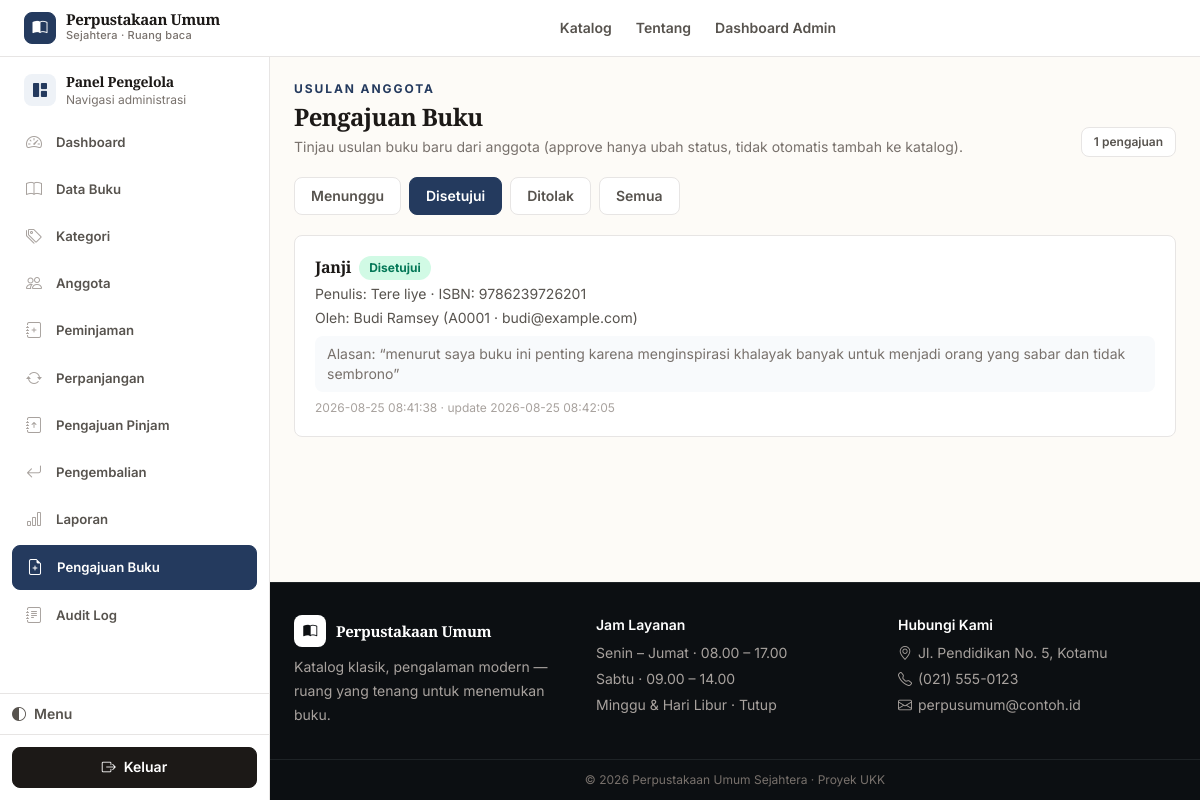
/admin/pengajuan/index.php?status=disetujui (signed in), run on the app's committed database.
### tables this page shows
CREATE TABLE `pengajuan_buku` (
  `id` int NOT NULL,
  `anggota_id` int NOT NULL,
  `judul` varchar(200) NOT NULL,
  `penulis` varchar(150) NOT NULL,
  `isbn` varchar(30) DEFAULT NULL,
  `alasan` varchar(500) NOT NULL,
  `status` enum('menunggu','disetujui','ditolak') NOT NULL DEFAULT 'menunggu',
  `catatan_admin` varchar(500) DEFAULT NULL,
  `created_at` timestamp NOT NULL DEFAULT CURRENT_TIMESTAMP,
  `updated_at` timestamp NOT NULL DEFAULT CURRENT_TIMESTAMP ON UPDATE CURRENT_TIMESTAMP
);

CREATE TABLE `anggota` (
  `id_anggota` int NOT NULL,
  `nomor_anggota` varchar(20) NOT NULL,
  `nama` varchar(150) NOT NULL,
  `email` varchar(150) NOT NULL,
  `password` varchar(255) NOT NULL,
  `no_hp` varchar(20) DEFAULT NULL,
  `alamat` varchar(255) DEFAULT NULL,
  `foto` varchar(255) DEFAULT NULL,
  `reset_token` varchar(64) DEFAULT NULL,
  `reset_expiry` datetime DEFAULT NULL,
  `status` enum('aktif','nonaktif') NOT NULL DEFAULT 'aktif',
  `created_at` timestamp NOT NULL DEFAULT CURRENT_TIMESTAMP
);

### includes/functions.php (called while the page is built, shortened)
<?php
function e($string) {
    return htmlspecialchars($string ?? '', ENT_QUOTES, 'UTF-8');
}

### admin/pengajuan/index.php (the view, shortened to what this page needs)
<?php
require_once __DIR__ . '/../../config/bootstrap.php';
$filter = $_GET['status'] ?? 'menunggu';
$halaman = isset($_GET['halaman']) ? max(1, (int)$_GET['halaman']) : 1;
$per_halaman = 15;
$offset = ($halaman - 1) * $per_halaman;
$where = '';
$params = [];
if ($filter !== 'semua') {
    $where = 'WHERE p.status = :status';
    $params[':status'] = $filter;
}
$total = 0;
$daftar = [];
try {
    $stmt = $pdo->prepare("SELECT COUNT(*) FROM pengajuan_buku p $where");
    $stmt->execute($params);
    $total = (int)$stmt->fetchColumn();
    $sql = "SELECT p.*, a.nama AS nama_anggota, a.nomor_anggota, a.email FROM pengajuan_buku p JOIN anggota a ON a.id_anggota = p.anggota_id $where ORDER BY CASE WHEN p.status='menunggu' THEN 0 ELSE 1 END, p.created_at DESC LIMIT :limit OFFSET :offset";
    $stmt = $pdo->prepare($sql);
    foreach ($params as $k => $v) $stmt->bindValue($k, $v);
    $stmt->bindValue(':limit', $per_halaman, PDO::PARAM_INT);
    $stmt->bindValue(':offset', $offset, PDO::PARAM_INT);
    $stmt->execute();
    $daftar = $stmt->fetchAll();
} catch (Throwable $e) {
    $daftar = [];
    $total = 0;
}
require_once __DIR__ . '/../../includes/header.php';
require_once __DIR__ . '/../../includes/admin_menu.php';
?>
<div class="flex flex-col sm:flex-row sm:items-end justify-between gap-3 mb-5">
  <div>
    <p class="text-xs font-bold uppercase tracking-[.16em] text-brand-600">Usulan anggota</p>
    <h1 class="text-2xl font-black tracking-tight text-slate-900 mt-1">Pengajuan Buku</h1>
    <p class="text-sm text-slate-500 mt-1">Tinjau usulan buku baru dari anggota (approve hanya ubah status, tidak otomatis tambah ke katalog).</p>
  </div>
  <span class="inline-flex items-center gap-2 rounded-full bg-white border border-slate-200 px-3 py-1.5 text-xs font-semibold text-slate-600 shadow-sm"><?= $total ?> pengajuan</span>
</div>
<div class="flex flex-wrap gap-2 mb-5">
  <?php foreach (['menunggu'=>'Menunggu','disetujui'=>'Disetujui','ditolak'=>'Ditolak','semua'=>'Semua'] as $key=>$label): ?>
    <a href="?status=<?= $key ?>" class="px-4 py-2 rounded-xl text-sm font-bold transition <?= $filter===$key ? 'bg-brand-600 text-white shadow-md' : 'bg-white border border-slate-200 text-slate-600 hover:bg-slate-50' ?>"><?= $label ?></a>
  <?php endforeach; ?>
</div>
<?php if (empty($daftar)): ?>
  <div class="text-center py-16 bg-white rounded-2xl border border-slate-200 shadow-sm">
    <div class="w-16 h-16 mx-auto rounded-2xl bg-slate-100 text-slate-400 flex items-center justify-center text-2xl mb-3"><i class="bi bi-inbox"></i></div>
    <h3 class="font-bold text-slate-800">Tidak ada pengajuan</h3>
    <p class="text-sm text-slate-500 mt-1">Belum ada usulan pada filter ini.</p>
    <?php try { $pdo->query("SELECT 1 FROM pengajuan_buku LIMIT 1"); } catch (Throwable $e) { echo '<p class="text-xs text-amber-600 mt-2">Tabel pengajuan_buku belum ada — jalankan migrasi.</p>'; } ?>
  </div>
<?php else: ?>
  <div class="space-y-3">
    <?php foreach ($daftar as $r): ?>
      <div class="bg-white rounded-2xl border border-slate-200 shadow-sm p-4 sm:p-5">
        <div class="flex flex-col lg:flex-row lg:items-start gap-4">
          <div class="min-w-0 flex-1">
            <div class="flex flex-wrap items-center gap-2">
              <h2 class="font-bold text-slate-800"><?= e($r['judul']) ?></h2>
              <?php if ($r['status']==='menunggu'): ?><span class="text-xs font-bold rounded-full bg-amber-100 text-amber-700 px-2.5 py-1">Menunggu</span>
              <?php elseif ($r['status']==='disetujui'): ?><span class="text-xs font-bold rounded-full bg-emerald-100 text-emerald-700 px-2.5 py-1">Disetujui</span>
              <?php else: ?><span class="text-xs font-bold rounded-full bg-red-100 text-red-700 px-2.5 py-1">Ditolak</span><?php endif; ?>
            </div>
            <p class="text-sm text-slate-600 mt-1">Penulis: <?= e($r['penulis']) ?> <?= $r['isbn'] ? '· ISBN: '.e($r['isbn']) : '' ?></p>
            <p class="text-sm text-slate-600 mt-1">Oleh: <?= e($r['nama_anggota']) ?> (<?= e($r['nomor_anggota']) ?> · <?= e($r['email']) ?>)</p>
            <p class="text-sm text-slate-500 mt-2 bg-slate-50 rounded-xl px-3 py-2">Alasan: “<?= e($r['alasan']) ?>”</p>
            <p class="text-xs text-slate-400 mt-2"><?= e($r['created_at']) ?> · update <?= e($r['updated_at']) ?></p>
          </div>
        </div>
      </div>
    <?php endforeach; ?>
  </div>
<?php endif; ?>
<?php require_once __DIR__ . '/../../includes/footer.php'; ?>

### assets/css/app.css (style rules this page uses)
:root { color-scheme: light; --paper: #fdfbf7; --paper-2: #f7f2eb; --surface: #ffffff; --surface-2: #faf8f5; --surface-hover: #f5f1ea; --border: #e7e5e4; --border-strong: #d6d3d1; --border-faint: #f5f5f4; --text: #1c1917; --text-muted: #57534e; --text-faint: #78716c; --text-faint-2: #a8a29e; --accent: #243a5e; --accent-hover: #1a2c4a; --accent-soft: #eef2f7; --accent-soft-2: #dbe6f2; --accent-ring: rgba(36,58,94,.14); --accent-text: #243a5e; --radius-sm: 6px; --radius: 8px; --radius-md: 10px; --radius-lg: 12px; --radius-xl: 14px; --shadow-xs: 0 1px 2px rgba(16,24,40,.05); --shadow-sm: 0 1px 3px rgba(16,24,40,.06); --shadow: 0 2px 8px rgba(16,24,40,.06); --font-body: Inter, ui-sans-serif, system-ui, -apple-system, "Segoe UI", sans-serif; --font-display: "EB Garamond", "Source Serif 4", Georgia, "Times New Roman", serif; --transition: 160ms ease; --transition-fast: 120ms ease; --badge-amber-bg: #fffbeb; --badge-amber-border: #fde68a; --badge-amber-text: #92400e; --badge-red-bg: #fef2f2; --badge-red-border: #fecaca; --badge-red-text: #991b1b; --badge-emerald-bg: #ecfdf5; --badge-emerald-border: #a7f3d0; --badge-emerald-text: #065f46; --badge-slate-bg: #f8fafc; --badge-slate-border: var(--border); --badge-slate-text: var(--text-faint); }
html { scroll-behavior: smooth; }
body { font-family: var(--font-body); background: var(--paper); color: var(--text); -webkit-font-smoothing: antialiased; text-rendering: optimizeLegibility; line-height: 1.65; }
h1, h2, h3, .font-display, .hero-title { font-family: var(--font-display); letter-spacing: -0.02em; line-height: 1.2; color: var(--text); }
h1 { font-weight: 700; }
h2 { font-weight: 600; }
@media (prefers-reduced-motion: no-preference) { * { scroll-behavior: auto; } }
.bg-white.rounded-2xl, .bg-white.rounded-3xl, .bg-white.rounded-xl, .profile-card, .report-stat, .report-sheet, .responsive-table-card, .mobile-card, .member-loan-card, .history-stat { border: 1px solid var(--border) !important; border-radius: var(--radius-md) !important; box-shadow: var(--shadow-xs) !important; background: var(--surface) !important; }
.shadow-soft, .shadow-sm, .shadow-float, .shadow-lg, .shadow-xl { box-shadow: var(--shadow-xs) !important; }
a.bg-brand-600, button.bg-brand-600, .bg-brand-600 { background: var(--accent) !important; color: #fff !important; border: 1px solid var(--accent) !important; border-radius: var(--radius) !important; box-shadow: none !important; font-weight: 600 !important; font-size: 0.875rem !important; transition: background var(--transition-fast), border-color var(--transition-fast), color var(--transition-fast) !important; transform: none !important; }
.border-slate-200.bg-white { border-radius: var(--radius) !important; box-shadow: none !important; }
a.border, button.border { border-radius: var(--radius) !important; font-weight: 600 !important; }
.rounded-xl { border-radius: var(--radius) !important; }
.rounded-2xl { border-radius: var(--radius-md) !important; }
.border-slate-200, .border-slate-100, .border-gray-100, .border-gray-200 { border-color: var(--border) !important; }
.text-slate-900, .text-gray-900 { color: var(--text) !important; }
.text-slate-800, .text-gray-800 { color: var(--text) !important; }
.text-slate-600, .text-gray-600 { color: var(--text-muted) !important; }
.text-slate-500, .text-gray-500 { color: var(--text-faint) !important; }
.text-slate-400, .text-gray-400 { color: var(--text-faint-2) !important; }
.text-brand-600, .text-brand-700 { color: var(--accent-text) !important; }
body { animation: none !important; }
main > * { animation: none !important; }
a { transition: color var(--transition-fast) !important; }

### data on the page
pengajuan_buku: judul "Janji", status "Disetujui", penulis "Tere liye", isbn "9786239726201", anggota.nama "Budi Ramsey", anggota.nomor_anggota "A0001", anggota.email "budi@example.com", alasan "menurut saya buku ini penting karena menginspirasi khalayak banyak untuk menjadi orang yang sabar dan tidak sembrono", created_at "2026-08-25 08:41:38", updated_at "2026-08-25 08:42:05"

### other printed values
$item['label'] "Dashboard"
$item['label'] "Data Buku"
$item['label'] "Kategori"
$item['label'] "Anggota"
$item['label'] "Peminjaman"
$item['label'] "Perpanjangan"
$item['label'] "Pengajuan Pinjam"
$item['label'] "Pengembalian"
$item['label'] "Laporan"
$item['label'] "Pengajuan Buku"
$item['label'] "Audit Log"
$total "1"
$label "Menunggu"
$label "Disetujui"
$label "Ditolak"
